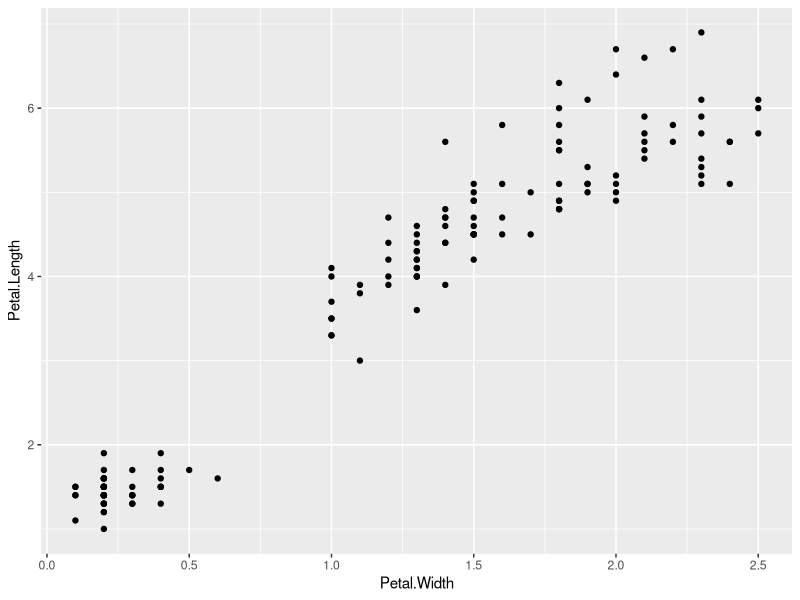
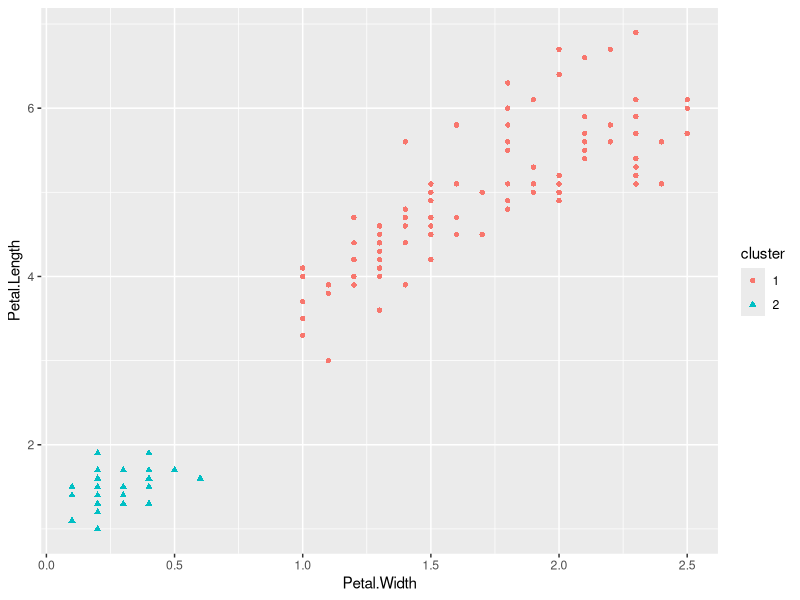
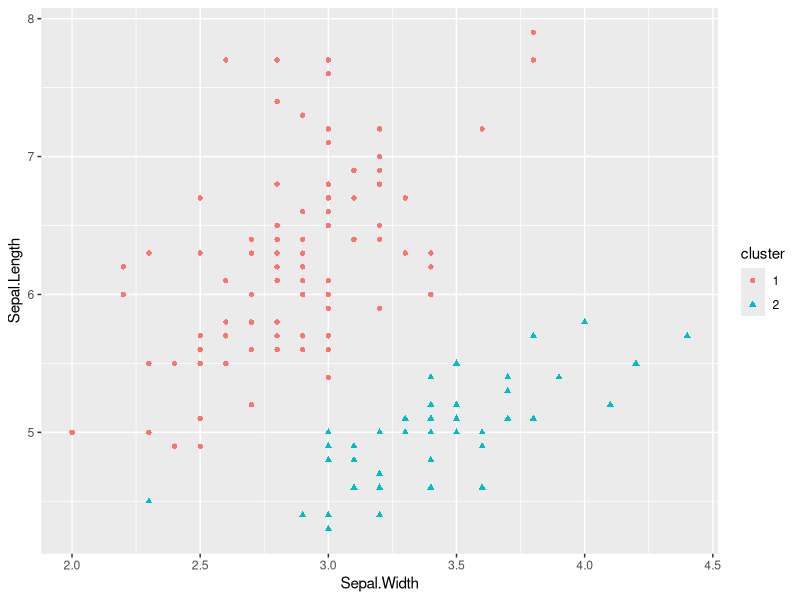
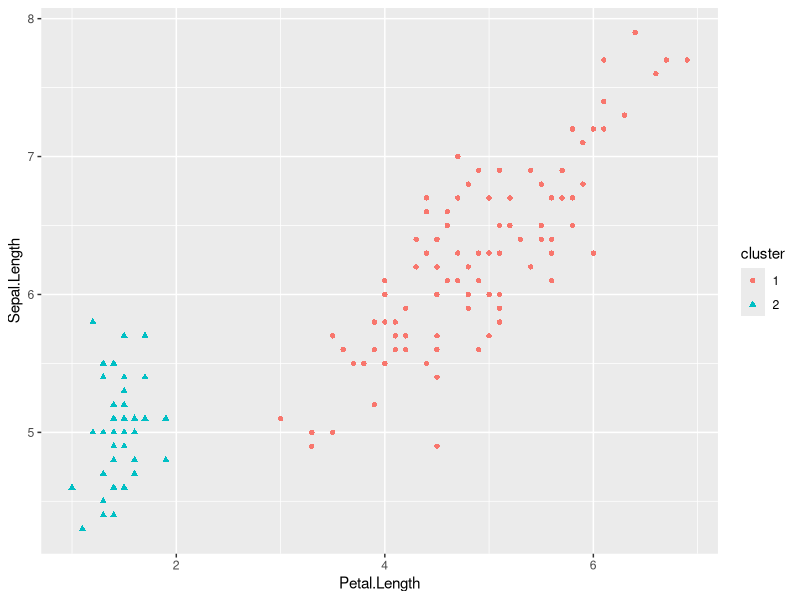
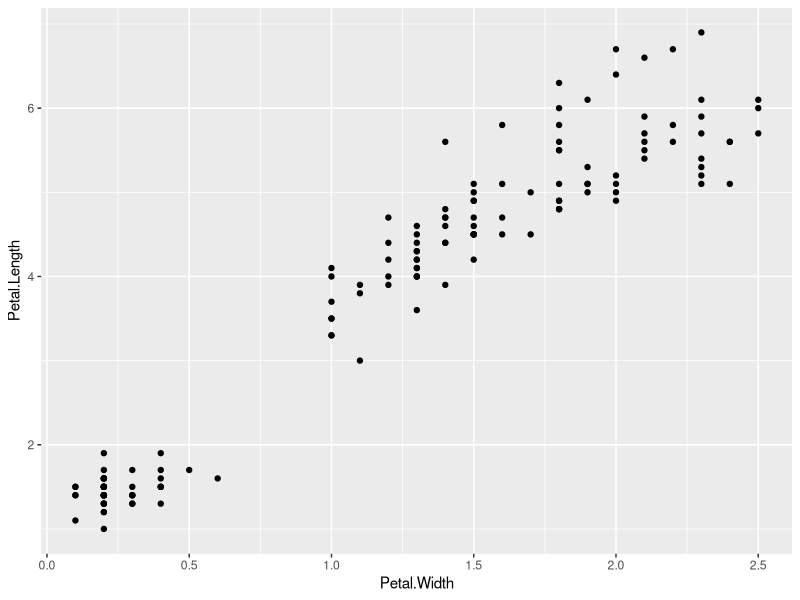
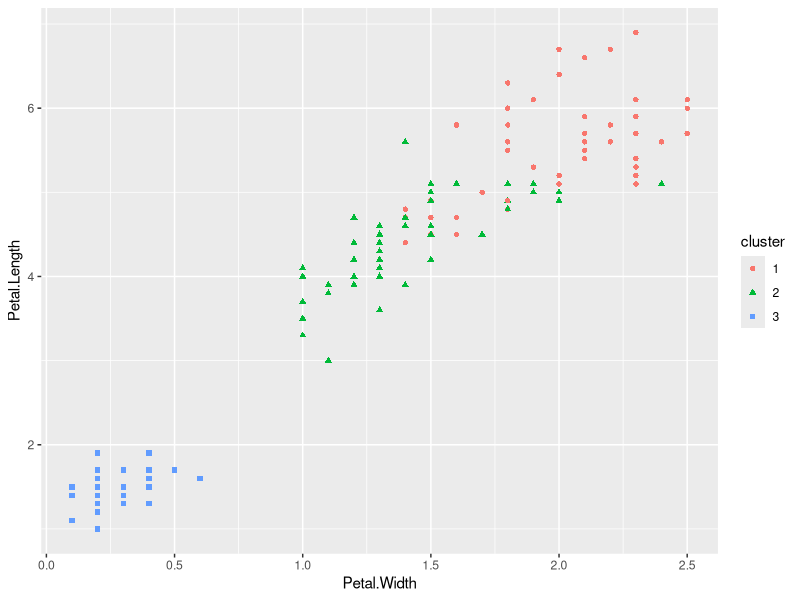
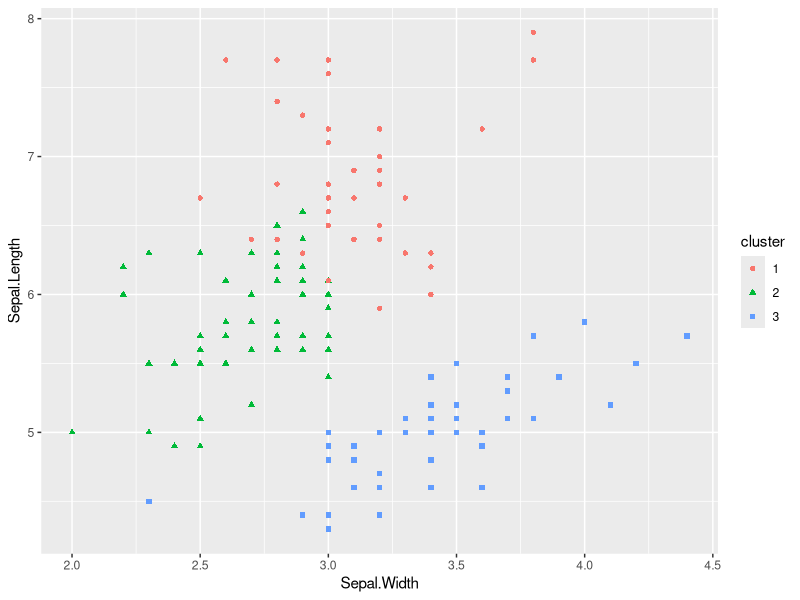
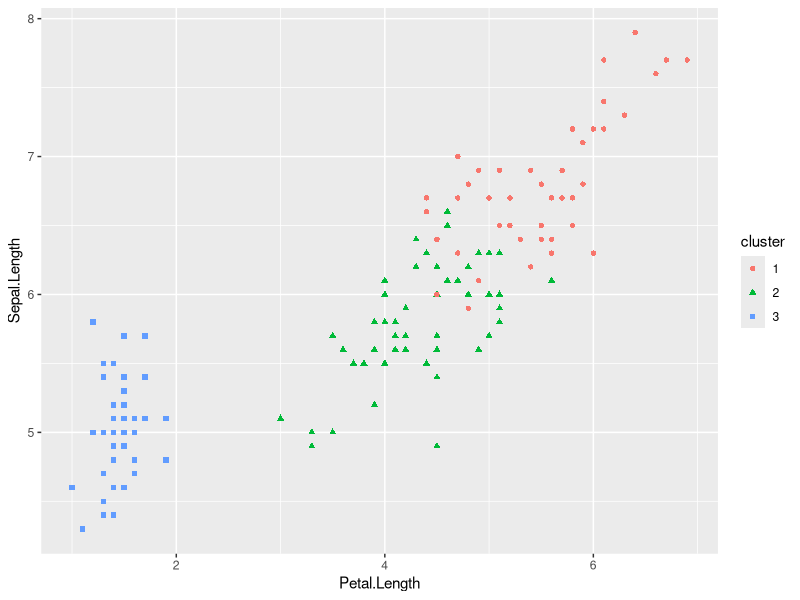

These charts were generated, in order, by the following R code:
library(tidyverse)
library(stats) # for kmeans
library(caret) # for normalizer

# load the data
iris

# what is a sepal anyway?
# https://www.pngkey.com/png/full/82-826789_iris-iris-sepal-and-petal.png

# convert to a tibble
iris.tibble <- as_tibble(iris)
iris.tibble

# what do our data distributions look like for the measurement variables?
summary(iris.tibble)
apply(iris.tibble %>% select(-Species), 2, mean)
apply(iris.tibble %>% select(-Species), 2, sd)

# pull out just the numeric variables to run our k-means algo against
iris.numeric <- iris.tibble %>%
  select(Sepal.Length, Sepal.Width, Petal.Length, Petal.Width)

# normalize the numeric data
# question: is this actually necessary/appropriate for this particular problem?
normalizer <- preProcess(iris.numeric,
                         method = c("center", "scale"))

iris.normalized <- predict(normalizer, iris.numeric)

# what did this normalization accomplish?
apply(iris.normalized, 2, mean)
apply(iris.normalized, 2, sd)

# try running k-means on the normalized numeric data
# (should be OK as our numeric variables are all of similar scale)
# with k = 2
set.seed(12345)
km.2 <- kmeans(iris.normalized, 
               centers=2)

# look at a summary of the results
km.2

# what are the centers of each cluster that our k-means algo has found?
km.2$centers

# what cluster does it put the first few data points in?
head(km.2$cluster)

# add the cluster info to our dataframe
# (as a factor so ggplot will know what to do with it)
iris.numeric$cluster <- as.factor(km.2$cluster)

# visualize the clusters against Petal Size (Length vs Width)

# first, without cluster labels
ggplot(data=iris.numeric) +
  geom_point(mapping = aes(x=Petal.Width, y=Petal.Length))
# what do you think the clustering will do?

# with cluster labels:
ggplot(data=iris.numeric) +
  geom_point(mapping = aes(x=Petal.Width, y=Petal.Length, col=cluster,
                           shape=cluster))

# visualize the clusters against Sepal Size (Length vs Width)
ggplot(data=iris.numeric) +
  geom_point(mapping = aes(x=Sepal.Width, y=Sepal.Length, col=cluster,
                           shape=cluster))

# Sepal Length vs Petal Length visualization
ggplot(data=iris.numeric) +
  geom_point(mapping = aes(x=Petal.Length, y=Sepal.Length, col=cluster,
                           shape=cluster))

# how do the cluster labels line up with actual species?
table(iris.numeric$cluster, iris$Species)

## try again, with 3 clusters
set.seed(12345)
km.3 <- kmeans(iris.normalized, centers = 3)

# look at a summary of the results
km.3

# what are the centers of each cluster that our k-means algo has found?
km.3$centers

# what cluster does it put the first few data points in?
head(km.3$cluster)

# add the cluster info to our dataframe
# (as a factor so ggplot will know what to do with it)
iris.numeric$cluster <- as.factor(km.3$cluster)

# visualize the clusters against Petal Size

# first, without cluster labels
ggplot(data=iris.numeric) +
  geom_point(mapping = aes(x=Petal.Width, y=Petal.Length))
# what do you think the clustering will do?

# with cluster labels:
ggplot(data=iris.numeric) +
  geom_point(mapping = aes(x=Petal.Width, y=Petal.Length, col=cluster,
                           shape=cluster))
# why is there some "mixing" of the clusters, rather than clean separation?

# visualize the clusters against Sepal Size
ggplot(data=iris.numeric) +
  geom_point(mapping = aes(x=Sepal.Width, y=Sepal.Length, col=cluster,
                           shape=cluster))

# Sepal Length vs Petal Length visualization
ggplot(data=iris.numeric) +
  geom_point(mapping = aes(x=Petal.Length, y=Sepal.Length, col=cluster,
                           shape=cluster))

# how well do the clusters it has found line up with the actual Species labels?
# (this wasn't explicitly our goal though, as we didn't use the Species labels for clustering)
table(km.3$cluster, iris.tibble$Species)


# compare Sum of Squares for k=2, k=3
km.2$betweenss
km.2$tot.withinss

km.3$betweenss
km.3$tot.withinss

km.2$betweenss + km.2$tot.withinss
km.3$betweenss + km.3$tot.withinss


# try a few different values of k
# measure the 'goodness of fit' for each
k.vals <- c(1,2,3,4,5)
k.tot.withinss <- c()
for (k.val in k.vals) {
  km.k <- kmeans(iris.normalized, k.val)
  current.tot.withinss <- km.k$tot.withinss
  k.tot.withinss <- c(k.tot.withinss, current.tot.withinss)
}

# plot SS within clusters vs k
ggplot() +
  geom_line(mapping = aes(x=k.vals, y=k.tot.withinss)) + 
  xlab("k") + ylab("Total Sum of Squares within Clusters")


# how stable are these clusters?

# try different random seeds for initialization
seed.vals <- c(12345, 42, 8675309, 202)
for (seed.val in seed.vals) {
  set.seed(seed.val)
  km.current <- kmeans(iris.normalized, centers=3)
  iris.numeric$cluster <- as.factor(km.current$cluster)
  p <- ggplot(data=iris.numeric) +
    geom_point(mapping = aes(x=Petal.Length, y=Sepal.Length, col=cluster,
                             shape=cluster)) +
    ggtitle(paste("Seed:",seed.val))
  ggsave(filename = paste("./kmeans/iris_plots/",seed.val,".png",sep=""))
}



